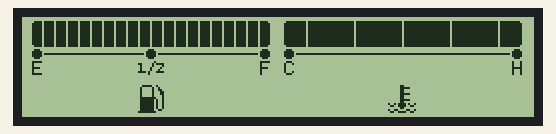
This sketch was run on a simulated Arduino Uno, built with avr-gcc and run on an emulated ATmega328P. Parts: 256×50 one-colour display.

Above: at 0.3 s.

The sketch:

ARDUINO_car_vfd_gauges.ino
```cpp
// simple project using Arduino UNO and VFD (Vacuum Fluorescent Display) module GP1287 256x50px
// to create Fuel and Coolant Temperature gauges
// inspired by VFD gauges from gen4 Honda Prelude VFD gauges

// created by upir, 2024
// youtube channel: https://www.youtube.com/upir_upir

// YOUTUBE VIDEO: https://youtu.be/Frq_JP1lalE
// Source Files: https://github.com/upiir/arduino_car_vfd_gauges

// Links from the video:
// Do you like this video? You can buy me a coffee ☕: https://www.buymeacoffee.com/upir
// VFD Display module GP1287 256x50px: https://s.click.aliexpress.com/e/_DDyBWhn
// Arduino UNO: https://s.click.aliexpress.com/e/_AXDw1h
// Arduino breadboard prototyping shield: https://s.click.aliexpress.com/e/_ApbCwx
// Jumper Wires: https://s.click.aliexpress.com/e/_DF9YbSV
// Image2cpp (convert image to c-style array): https://javl.github.io/image2cpp/
// Photopea (online graphics editor like Photoshop): https://www.photopea.com/
// Clock Project from Mirko Pavleski: https://www.hackster.io/mircemk/simple-esp8266-ntp-clock-on-vfd-display-vfd256x50-gp1287-e0187a
// u8x8 display setup: https://github.com/olikraus/u8g2/wiki/u8x8setupcpp#gp1287ai-256x50
// u8g2 documentation: https://github.com/olikraus/u8g2/wiki/u8g2reference
// Short video showing the original gauges functioning: https://www.youtube.com/watch?v=aR26a9z75Vo
// Someone recreating Honda gauges with LCD: https://honda-tech.com/forums/honda-prelude-4/4th-gen-lude-digi-fuel-temp-gauge-problem-2735099/page3/#post52555969
// Transparent VFD Clock: https://s.click.aliexpress.com/e/_DcGebkt
// VFD Clock: https://s.click.aliexpress.com/e/_DEBzER7

// Related videos:
// VFD clock and character display: https://youtu.be/g7SOxzKatCc
// 3D on the VFD character display: https://youtu.be/IvMauAxWPkQ
// Arduino dashboard with OBDII: https://youtu.be/L3ufJTFX2v0
// Digifiz Nextion dashboard: https://youtu.be/XtSo1BaJ6Bg
// DWIN display gauges: https://youtu.be/ugS3rKBZVVc
// Arduino Gear Indicator: https://www.youtube.com/playlist?list=PLjQRaMdk7pBb6r6xglZb92DGyWJTgBVaV
// Temperature gauge: https://youtu.be/A00CvNi1rzQ
// Pitch and roll indicator: https://youtu.be/GosqWcScwC0
// Boost gauge: https://youtu.be/cZTx7T9uwA4
// Pitch and Roll with Nextion display: https://youtu.be/S_ppdbb0poQ
// Parking sensor: https://youtu.be/gg08H-6Z1Lo
// Speedometer: https://youtu.be/dSD02o3M2sw
// Boost gauge with OLED: https://youtu.be/JXmw1xOlBdk


#include <Arduino.h> // including this is probably not needed, but it should not hurt
#include <U8g2lib.h> // u8g2 library is used to draw images on the display
#include <Wire.h> // library required for IIC communication

// connection between the VFD display module and Arduino UNO
//
//  CN7      VFD Display ─► Arduino UNO
//  ┌───┐
//  │ 6 ├──► FILAMENT_EN ─► 5V / 3.3V (This should be always in the high state)
//  │ 5 ├──► VFD_SCK     ─► pin 13 (HW SPI Clock)
//  │ 4 ├──► VFD_CS      ─► pin 10 (SPI Chip Select)
//  │ 3 ├──► VFD_SDA     ─► pin 11 (HW SPI Data)
//  │ 2 ├──► VFD_RESET   ─► pin 8 (Reset)
//  │ 1 ├──► GND         ─► GND (It´s usually a good idea to share a common ground)
//  └───┘
//

U8G2_GP1287AI_256X50_2_4W_HW_SPI u8g2(U8G2_R0, /* cs=*/10, /* dc=*/U8X8_PIN_NONE, /* reset=*/8); // display initiliazation

// fullscreen background image created in Photopea and generated from the image2cpp website

// 'PHOTOPEA_vfd_gauges_256x50px', 256x50px
const unsigned char epd_bitmap_PHOTOPEA_vfd_gauges_256x50px [] PROGMEM = {
	0x00, 0x00, 0x00, 0x00, 0x00, 0x00, 0x00, 0x00, 0x00, 0x00, 0x00, 0x00, 0x00, 0x00, 0x00, 0x00,
	0x00, 0x00, 0x00, 0x00, 0x00, 0x00, 0x00, 0x00, 0x00, 0x00, 0x00, 0x00, 0x00, 0x00, 0x00, 0x00,
	0x00, 0x00, 0x00, 0x00, 0x00, 0x00, 0x00, 0x00, 0x00, 0x00, 0x00, 0x00, 0x00, 0x00, 0x00, 0x00,
	0x00, 0x00, 0x00, 0x00, 0x00, 0x00, 0x00, 0x00, 0x00, 0x00, 0x00, 0x00, 0x00, 0x00, 0x00, 0x00,
	0xc0, 0xfb, 0xbe, 0xef, 0xfb, 0xbe, 0xef, 0xfb, 0xbe, 0xef, 0xfb, 0xbe, 0xef, 0xfb, 0xbe, 0x07,
	0xf0, 0xbf, 0xff, 0xff, 0xbf, 0xff, 0xff, 0xbf, 0xff, 0xff, 0xbf, 0xff, 0xff, 0xbf, 0xff, 0x01,
	0xe0, 0xfb, 0xbe, 0xef, 0xfb, 0xbe, 0xef, 0xfb, 0xbe, 0xef, 0xfb, 0xbe, 0xef, 0xfb, 0xbe, 0x0f,
	0xf8, 0xbf, 0xff, 0xff, 0xbf, 0xff, 0xff, 0xbf, 0xff, 0xff, 0xbf, 0xff, 0xff, 0xbf, 0xff, 0x03,
	0xe0, 0xfb, 0xbe, 0xef, 0xfb, 0xbe, 0xef, 0xfb, 0xbe, 0xef, 0xfb, 0xbe, 0xef, 0xfb, 0xbe, 0x0f,
	0xf8, 0xbf, 0xff, 0xff, 0xbf, 0xff, 0xff, 0xbf, 0xff, 0xff, 0xbf, 0xff, 0xff, 0xbf, 0xff, 0x03,
	0xe0, 0xfb, 0xbe, 0xef, 0xfb, 0xbe, 0xef, 0xfb, 0xbe, 0xef, 0xfb, 0xbe, 0xef, 0xfb, 0xbe, 0x0f,
	0xf8, 0xbf, 0xff, 0xff, 0xbf, 0xff, 0xff, 0xbf, 0xff, 0xff, 0xbf, 0xff, 0xff, 0xbf, 0xff, 0x03,
	0xe0, 0xfb, 0xbe, 0xef, 0xfb, 0xbe, 0xef, 0xfb, 0xbe, 0xef, 0xfb, 0xbe, 0xef, 0xfb, 0xbe, 0x0f,
	0xf8, 0xbf, 0xff, 0xff, 0xbf, 0xff, 0xff, 0xbf, 0xff, 0xff, 0xbf, 0xff, 0xff, 0xbf, 0xff, 0x03,
	0xe0, 0xfb, 0xbe, 0xef, 0xfb, 0xbe, 0xef, 0xfb, 0xbe, 0xef, 0xfb, 0xbe, 0xef, 0xfb, 0xbe, 0x0f,
	0xf8, 0xbf, 0xff, 0xff, 0xbf, 0xff, 0xff, 0xbf, 0xff, 0xff, 0xbf, 0xff, 0xff, 0xbf, 0xff, 0x03,
	0xe0, 0xfb, 0xbe, 0xef, 0xfb, 0xbe, 0xef, 0xfb, 0xbe, 0xef, 0xfb, 0xbe, 0xef, 0xfb, 0xbe, 0x0f,
	0xf8, 0xbf, 0xff, 0xff, 0xbf, 0xff, 0xff, 0xbf, 0xff, 0xff, 0xbf, 0xff, 0xff, 0xbf, 0xff, 0x03,
	0xe0, 0xfb, 0xbe, 0xef, 0xfb, 0xbe, 0xef, 0xfb, 0xbe, 0xef, 0xfb, 0xbe, 0xef, 0xfb, 0xbe, 0x0f,
	0xf8, 0xbf, 0xff, 0xff, 0xbf, 0xff, 0xff, 0xbf, 0xff, 0xff, 0xbf, 0xff, 0xff, 0xbf, 0xff, 0x03,
	0xe0, 0xfb, 0xbe, 0xef, 0xfb, 0xbe, 0xef, 0xfb, 0xbe, 0xef, 0xfb, 0xbe, 0xef, 0xfb, 0xbe, 0x0f,
	0xf8, 0xbf, 0xff, 0xff, 0xbf, 0xff, 0xff, 0xbf, 0xff, 0xff, 0xbf, 0xff, 0xff, 0xbf, 0xff, 0x03,
	0xe0, 0xfb, 0xbe, 0xef, 0xfb, 0xbe, 0xef, 0xfb, 0xbe, 0xef, 0xfb, 0xbe, 0xef, 0xfb, 0xbe, 0x0f,
	0xf8, 0xbf, 0xff, 0xff, 0xbf, 0xff, 0xff, 0xbf, 0xff, 0xff, 0xbf, 0xff, 0xff, 0xbf, 0xff, 0x03,
	0xe0, 0xfb, 0xbe, 0xef, 0xfb, 0xbe, 0xef, 0xfb, 0xbe, 0xef, 0xfb, 0xbe, 0xef, 0xfb, 0xbe, 0x0f,
	0xf8, 0xbf, 0xff, 0xff, 0xbf, 0xff, 0xff, 0xbf, 0xff, 0xff, 0xbf, 0xff, 0xff, 0xbf, 0xff, 0x03,
	0xe0, 0xfb, 0xbe, 0xef, 0xfb, 0xbe, 0xef, 0xfb, 0xbe, 0xef, 0xfb, 0xbe, 0xef, 0xfb, 0xbe, 0x0f,
	0xf8, 0xbf, 0xff, 0xff, 0xbf, 0xff, 0xff, 0xbf, 0xff, 0xff, 0xbf, 0xff, 0xff, 0xbf, 0xff, 0x03,
	0xc0, 0xfb, 0xbe, 0xef, 0xfb, 0xbe, 0xef, 0xfb, 0xbe, 0xef, 0xfb, 0xbe, 0xef, 0xfb, 0xbe, 0x07,
	0xf0, 0xbf, 0xff, 0xff, 0xbf, 0xff, 0xff, 0xbf, 0xff, 0xff, 0xbf, 0xff, 0xff, 0xbf, 0xff, 0x01,
	0x00, 0x00, 0x00, 0x00, 0x00, 0x00, 0x00, 0x00, 0x00, 0x00, 0x00, 0x00, 0x00, 0x00, 0x00, 0x00,
	0x00, 0x00, 0x00, 0x00, 0x00, 0x00, 0x00, 0x00, 0x00, 0x00, 0x00, 0x00, 0x00, 0x00, 0x00, 0x00,
	0xc0, 0x01, 0x00, 0x00, 0x00, 0x00, 0x00, 0x80, 0x03, 0x00, 0x00, 0x00, 0x00, 0x00, 0x00, 0x07,
	0x70, 0x00, 0x00, 0x00, 0x00, 0x00, 0x00, 0x00, 0x00, 0x00, 0x00, 0x00, 0x00, 0x00, 0xc0, 0x01,
	0xe0, 0x03, 0x00, 0x00, 0x00, 0x00, 0x00, 0xc0, 0x07, 0x00, 0x00, 0x00, 0x00, 0x00, 0x80, 0x0f,
	0xf8, 0x00, 0x00, 0x00, 0x00, 0x00, 0x00, 0x00, 0x00, 0x00, 0x00, 0x00, 0x00, 0x00, 0xe0, 0x03,
	0xe0, 0xfb, 0xff, 0xff, 0xff, 0xff, 0xff, 0xdf, 0xf7, 0xff, 0xff, 0xff, 0xff, 0xff, 0xbf, 0x0f,
	0xf8, 0xfe, 0xff, 0xff, 0xff, 0xff, 0xff, 0xff, 0xff, 0xff, 0xff, 0xff, 0xff, 0xff, 0xef, 0x03,
	0xe0, 0x03, 0x00, 0x00, 0x00, 0x00, 0x00, 0xc0, 0x07, 0x00, 0x00, 0x00, 0x00, 0x00, 0x80, 0x0f,
	0xf8, 0x00, 0x00, 0x00, 0x00, 0x00, 0x00, 0x00, 0x00, 0x00, 0x00, 0x00, 0x00, 0x00, 0xe0, 0x03,
	0xc0, 0x01, 0x00, 0x00, 0x00, 0x00, 0x00, 0x80, 0x03, 0x00, 0x00, 0x00, 0x00, 0x00, 0x00, 0x07,
	0x70, 0x00, 0x00, 0x00, 0x00, 0x00, 0x00, 0x00, 0x00, 0x00, 0x00, 0x00, 0x00, 0x00, 0xc0, 0x01,
	0x00, 0x00, 0x00, 0x00, 0x00, 0x00, 0x00, 0x00, 0x00, 0x00, 0x00, 0x00, 0x00, 0x00, 0x00, 0x00,
	0x00, 0x00, 0x00, 0x00, 0x00, 0x00, 0x00, 0x00, 0x00, 0x00, 0x00, 0x00, 0x00, 0x00, 0x00, 0x00,
	0xe0, 0x03, 0x00, 0x00, 0x00, 0x00, 0x00, 0x00, 0x04, 0x00, 0x00, 0x00, 0x00, 0x00, 0x80, 0x0f,
	0x70, 0x00, 0x00, 0x00, 0x00, 0x00, 0x00, 0x00, 0x00, 0x00, 0x00, 0x00, 0x00, 0x00, 0x20, 0x02,
	0x20, 0x00, 0x00, 0x00, 0x00, 0x00, 0x00, 0x0c, 0x7a, 0x00, 0x00, 0x00, 0x00, 0x00, 0x80, 0x00,
	0x88, 0x00, 0x00, 0x00, 0x00, 0x00, 0x00, 0x00, 0x00, 0x00, 0x00, 0x00, 0x00, 0x00, 0x20, 0x02,
	0x20, 0x00, 0x00, 0x00, 0x00, 0x00, 0x00, 0x08, 0x42, 0x00, 0x00, 0x00, 0x00, 0x00, 0x80, 0x00,
	0x08, 0x00, 0x00, 0x00, 0x00, 0x00, 0x00, 0x00, 0x00, 0x00, 0x00, 0x00, 0x00, 0x00, 0x20, 0x02,
	0xe0, 0x01, 0x00, 0x00, 0x00, 0x00, 0x00, 0x08, 0x21, 0x00, 0x00, 0x00, 0x00, 0x00, 0x80, 0x07,
	0x08, 0x00, 0x00, 0x00, 0x00, 0x00, 0x00, 0x00, 0x00, 0x00, 0x00, 0x00, 0x00, 0x00, 0xe0, 0x03,
	0x20, 0x00, 0x00, 0x00, 0x00, 0x00, 0x00, 0x08, 0x11, 0x00, 0x00, 0x00, 0x00, 0x00, 0x80, 0x00,
	0x08, 0x00, 0x00, 0x00, 0x00, 0x00, 0x00, 0x00, 0x00, 0x00, 0x00, 0x00, 0x00, 0x00, 0x20, 0x02,
	0x20, 0x00, 0x00, 0x00, 0x00, 0x00, 0x00, 0xbc, 0x78, 0x00, 0x00, 0x00, 0x00, 0x00, 0x80, 0x00,
	0x88, 0x00, 0x00, 0x00, 0x00, 0x00, 0x00, 0x00, 0x00, 0x00, 0x00, 0x00, 0x00, 0x00, 0x20, 0x02,
	0xe0, 0x03, 0x00, 0x00, 0x00, 0x00, 0x00, 0x80, 0x00, 0x00, 0x00, 0x00, 0x00, 0x00, 0x80, 0x00,
	0x70, 0x00, 0x00, 0x00, 0x00, 0x00, 0x00, 0x00, 0x00, 0x00, 0x00, 0x00, 0x00, 0x00, 0x20, 0x02,
	0x00, 0x00, 0x00, 0x00, 0x00, 0x00, 0x00, 0x00, 0x00, 0x00, 0x00, 0x00, 0x00, 0x00, 0x00, 0x00,
	0x00, 0x00, 0x00, 0x00, 0x00, 0x00, 0x00, 0x00, 0x00, 0x00, 0x00, 0x00, 0x00, 0x00, 0x00, 0x00,
	0x00, 0x00, 0x00, 0x00, 0x00, 0x00, 0x00, 0x00, 0x00, 0x00, 0x00, 0x00, 0x00, 0x00, 0x00, 0x00,
	0x00, 0x00, 0x00, 0x00, 0x00, 0x00, 0x00, 0x00, 0x00, 0x00, 0x00, 0x00, 0x00, 0x00, 0x00, 0x00,
	0x00, 0x00, 0x00, 0x00, 0x00, 0x00, 0x00, 0x00, 0x00, 0x00, 0x00, 0x00, 0x00, 0x00, 0x00, 0x00,
	0x00, 0x00, 0x00, 0x00, 0x00, 0x00, 0x00, 0x00, 0x00, 0x00, 0x00, 0x00, 0x00, 0x00, 0x00, 0x00,
	0x00, 0x00, 0x00, 0x00, 0x00, 0x00, 0x00, 0x00, 0x00, 0x00, 0x00, 0x00, 0x00, 0x00, 0x00, 0x00,
	0x00, 0x00, 0x00, 0x00, 0x00, 0x00, 0x00, 0x00, 0x00, 0x00, 0x00, 0x00, 0x00, 0x00, 0x00, 0x00,
	0x00, 0x00, 0x00, 0x00, 0x00, 0x00, 0x00, 0x00, 0x00, 0x00, 0x00, 0x00, 0x00, 0x00, 0x00, 0x00,
	0x00, 0x00, 0x00, 0x00, 0x00, 0x00, 0x00, 0x00, 0x00, 0x00, 0x00, 0x00, 0x00, 0x00, 0x00, 0x00,
	0x00, 0x00, 0x00, 0x00, 0x00, 0x00, 0x00, 0xf0, 0x09, 0x00, 0x00, 0x00, 0x00, 0x00, 0x00, 0x00,
	0x00, 0x00, 0x00, 0x00, 0x00, 0x00, 0x00, 0x60, 0x00, 0x00, 0x00, 0x00, 0x00, 0x00, 0x00, 0x00,
	0x00, 0x00, 0x00, 0x00, 0x00, 0x00, 0x00, 0x08, 0x12, 0x00, 0x00, 0x00, 0x00, 0x00, 0x00, 0x00,
	0x00, 0x00, 0x00, 0x00, 0x00, 0x00, 0x00, 0xe0, 0x03, 0x00, 0x00, 0x00, 0x00, 0x00, 0x00, 0x00,
	0x00, 0x00, 0x00, 0x00, 0x00, 0x00, 0x00, 0x08, 0x32, 0x00, 0x00, 0x00, 0x00, 0x00, 0x00, 0x00,
	0x00, 0x00, 0x00, 0x00, 0x00, 0x00, 0x00, 0x60, 0x00, 0x00, 0x00, 0x00, 0x00, 0x00, 0x00, 0x00,
	0x00, 0x00, 0x00, 0x00, 0x00, 0x00, 0x00, 0x08, 0x62, 0x00, 0x00, 0x00, 0x00, 0x00, 0x00, 0x00,
	0x00, 0x00, 0x00, 0x00, 0x00, 0x00, 0x00, 0x60, 0x00, 0x00, 0x00, 0x00, 0x00, 0x00, 0x00, 0x00,
	0x00, 0x00, 0x00, 0x00, 0x00, 0x00, 0x00, 0x08, 0x62, 0x00, 0x00, 0x00, 0x00, 0x00, 0x00, 0x00,
	0x00, 0x00, 0x00, 0x00, 0x00, 0x00, 0x00, 0xe0, 0x03, 0x00, 0x00, 0x00, 0x00, 0x00, 0x00, 0x00,
	0x00, 0x00, 0x00, 0x00, 0x00, 0x00, 0x00, 0x08, 0x42, 0x00, 0x00, 0x00, 0x00, 0x00, 0x00, 0x00,
	0x00, 0x00, 0x00, 0x00, 0x00, 0x00, 0x00, 0x60, 0x00, 0x00, 0x00, 0x00, 0x00, 0x00, 0x00, 0x00,
	0x00, 0x00, 0x00, 0x00, 0x00, 0x00, 0x00, 0xf8, 0x47, 0x00, 0x00, 0x00, 0x00, 0x00, 0x00, 0x00,
	0x00, 0x00, 0x00, 0x00, 0x00, 0x00, 0x00, 0x60, 0x00, 0x00, 0x00, 0x00, 0x00, 0x00, 0x00, 0x00,
	0x00, 0x00, 0x00, 0x00, 0x00, 0x00, 0x00, 0xf8, 0x4b, 0x00, 0x00, 0x00, 0x00, 0x00, 0x00, 0x00,
	0x00, 0x00, 0x00, 0x00, 0x00, 0x00, 0x00, 0xe0, 0x03, 0x00, 0x00, 0x00, 0x00, 0x00, 0x00, 0x00,
	0x00, 0x00, 0x00, 0x00, 0x00, 0x00, 0x00, 0xf8, 0x4b, 0x00, 0x00, 0x00, 0x00, 0x00, 0x00, 0x00,
	0x00, 0x00, 0x00, 0x00, 0x00, 0x00, 0x00, 0x60, 0x00, 0x00, 0x00, 0x00, 0x00, 0x00, 0x00, 0x00,
	0x00, 0x00, 0x00, 0x00, 0x00, 0x00, 0x00, 0xf8, 0x4b, 0x00, 0x00, 0x00, 0x00, 0x00, 0x00, 0x00,
	0x00, 0x00, 0x00, 0x00, 0x00, 0x00, 0x80, 0xf4, 0x12, 0x00, 0x00, 0x00, 0x00, 0x00, 0x00, 0x00,
	0x00, 0x00, 0x00, 0x00, 0x00, 0x00, 0x00, 0xf8, 0x4b, 0x00, 0x00, 0x00, 0x00, 0x00, 0x00, 0x00,
	0x00, 0x00, 0x00, 0x00, 0x00, 0x00, 0x00, 0xf3, 0x0c, 0x00, 0x00, 0x00, 0x00, 0x00, 0x00, 0x00,
	0x00, 0x00, 0x00, 0x00, 0x00, 0x00, 0x00, 0xf8, 0x4b, 0x00, 0x00, 0x00, 0x00, 0x00, 0x00, 0x00,
	0x00, 0x00, 0x00, 0x00, 0x00, 0x00, 0x00, 0x60, 0x00, 0x00, 0x00, 0x00, 0x00, 0x00, 0x00, 0x00,
	0x00, 0x00, 0x00, 0x00, 0x00, 0x00, 0x00, 0xf8, 0x33, 0x00, 0x00, 0x00, 0x00, 0x00, 0x00, 0x00,
	0x00, 0x00, 0x00, 0x00, 0x00, 0x00, 0x80, 0x0c, 0x13, 0x00, 0x00, 0x00, 0x00, 0x00, 0x00, 0x00,
	0x00, 0x00, 0x00, 0x00, 0x00, 0x00, 0x00, 0xfc, 0x07, 0x00, 0x00, 0x00, 0x00, 0x00, 0x00, 0x00,
	0x00, 0x00, 0x00, 0x00, 0x00, 0x00, 0x00, 0xf3, 0x0c, 0x00, 0x00, 0x00, 0x00, 0x00, 0x00, 0x00,
	0x00, 0x00, 0x00, 0x00, 0x00, 0x00, 0x00, 0x00, 0x00, 0x00, 0x00, 0x00, 0x00, 0x00, 0x00, 0x00,
	0x00, 0x00, 0x00, 0x00, 0x00, 0x00, 0x00, 0x00, 0x00, 0x00, 0x00, 0x00, 0x00, 0x00, 0x00, 0x00,
	0x00, 0x00, 0x00, 0x00, 0x00, 0x00, 0x00, 0x00, 0x00, 0x00, 0x00, 0x00, 0x00, 0x00, 0x00, 0x00,
	0x00, 0x00, 0x00, 0x00, 0x00, 0x00, 0x00, 0x00, 0x00, 0x00, 0x00, 0x00, 0x00, 0x00, 0x00, 0x00
};

int fuel_value = 0; // fuel state 0-120
int fuel_value_inc = 1; // fuel value increment

int temp_value = 80; // fuel state 0-120
int temp_value_inc = -1; // temperature value increment


void setup(void) {
  u8g2.begin(); // start the u8g2 library
  u8g2.setContrast(255); // set the maximum brightness of the display

  // draw background fullscreen image - only once
  // this is needed because in the main loop, we only redraw the top part of the screen to maximize performance
  u8g2.firstPage(); // this loop is needed for the u8g2 page mode
  do {
     u8g2.setDrawColor(1); // white color
     u8g2.drawXBMP(0, 0, 256, 50, epd_bitmap_PHOTOPEA_vfd_gauges_256x50px); // draw fullscreen image generated by image2cpp website
  } while ( u8g2.nextPage() );

}

int current_page = 0; // keep track of current page, since we only want to redraw the top portion of the display = only the first page

void loop(void) {

  // animate the fuel gauge in the ping-pong motion
  fuel_value = fuel_value + fuel_value_inc;
  if ((fuel_value >= 120) && (fuel_value_inc > 0)) {
    fuel_value_inc = -1;
  } else if ((fuel_value <= 0) && (fuel_value_inc < 0)) {
    fuel_value_inc = 1;
  }

  // animate the temperature gauge in the ping-pong motion
  temp_value = temp_value + temp_value_inc;
  if ((temp_value >= 120) && (temp_value_inc > 0)) {
    temp_value_inc = -1;
  } else if ((temp_value <= 0) && (temp_value_inc < 0)) {
    temp_value_inc = 1;
  }


  u8g2.firstPage(); // needed for the u8g2 page mode
  current_page = 0; // keep track of current page
  do {

     if (current_page >= 1) {break;} // if we are on any other page other than page 0, we don´t need to draw anything, just skip it

     u8g2.setDrawColor(1); // draw in white color
     u8g2.drawXBMP(0, 0, 256, 50, epd_bitmap_PHOTOPEA_vfd_gauges_256x50px); // draw fullscreen image generated by image2cpp website

     u8g2.setDrawColor(0); // draw in black color
     u8g2.drawBox(5 + fuel_value, 2, 120 - fuel_value, 13); // draw black filled box to cover the fuel gauge
     u8g2.drawBox(131 + temp_value, 2, 120 - temp_value, 13); // draw black filled box to cover the temperature gauge

     current_page++; // increase the current page counter

  } while ( u8g2.nextPage() ); // this is required for the u8g2 page mode

}
```
